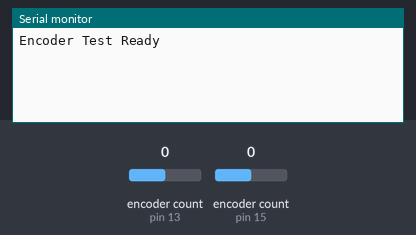
This sketch was run on a simulated Arduino Uno, built with avr-gcc and run on an emulated ATmega328P. On the bench: the last lines printed to the serial monitor. The test bench sets the inputs (shaded band); at power-on: encoder count (sensors on pin 13, pin 15) 0.

Above: at 1.2 s.
1.3 s: encoder count (sensor on pin 13) set to 1
At 1.9 s:
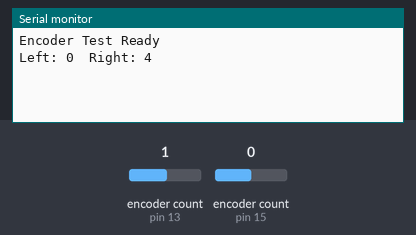
2.8 s: encoder count (sensor on pin 15) set to 1
At 4.0 s:
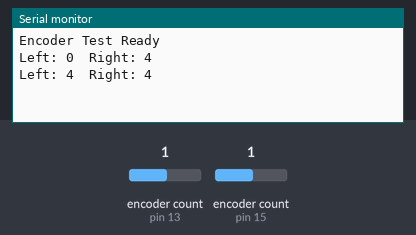
4.3 s: encoder count (sensor on pin 13) set to 2
At 5.5 s:
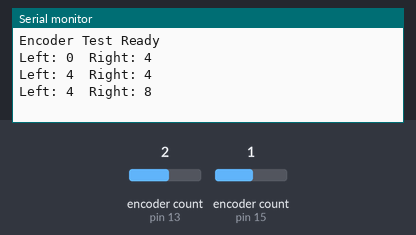
5.8 s: encoder count (sensor on pin 15) set to 2
At 6.7 s:
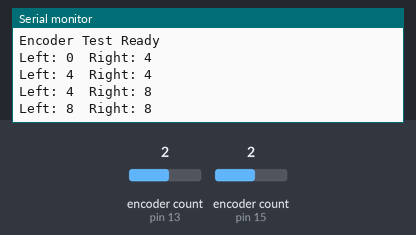
Timing chart, 0 to 8.3 s (numbered marks = the images above; inputs shaded):
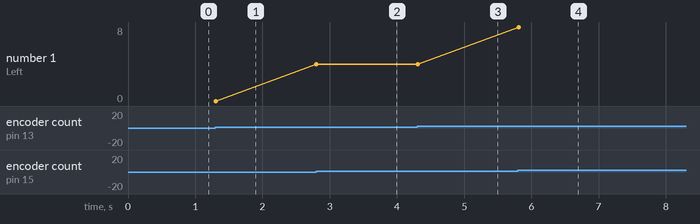

The sketch:

encoder.ino
```cpp
#include <Encoder.h>

// --- ENCODER PINS ---
// Right Encoder: Pin 13 & 16
const int encoderRightPinA = 13;
const int encoderRightPinB = 16;

// Left Encoder: Pin 15 & 14
const int encoderLeftPinA = 15;
const int encoderLeftPinB = 14;

// Create Encoder Objects
Encoder encoderRight(encoderRightPinA, encoderRightPinB);
Encoder encoderLeft(encoderLeftPinA, encoderLeftPinB);

// Variables to store counts
long posLeft = 0;
long posRight = 0;

void setup() {
  Serial.begin(115200);
  Serial.println("Encoder Test Ready");

  // OPTIONAL: Manually enable PCINT for Pin 13 support if the library needs help
  // Enabling PCINT0 (Port B) covers Pins 14, 15, 16.
  // Pin 13 (PC7) has NO hardware interrupt, so Encoder library MUST poll it.
  // We don't need manual PCINT code here because the library handles polling automatically
  // as long as we call .read() frequently.
}

void loop() {
  // Read current values
  long newLeft = encoderLeft.read();
  long newRight = encoderRight.read();

  // Only print if values change
  if (newLeft != posLeft || newRight != posRight) {
    posLeft = newLeft;
    posRight = newRight;

    Serial.print("Left: ");
    Serial.print(posLeft);
    Serial.print("\tRight: ");
    Serial.println(posRight);
  }

  // Small delay to keep Serial readable, but short enough to catch polling
  delay(10);
}
```

Measured:
- after the input at 1.3 s, the serial monitor: prints a new line at once (image 1)
- after the input at 2.8 s, the serial monitor: prints a new line at once (image 2)
- after the input at 4.3 s, the serial monitor: prints a new line at once (image 3)
- after the input at 5.8 s, the serial monitor: prints a new line at once (image 4)
